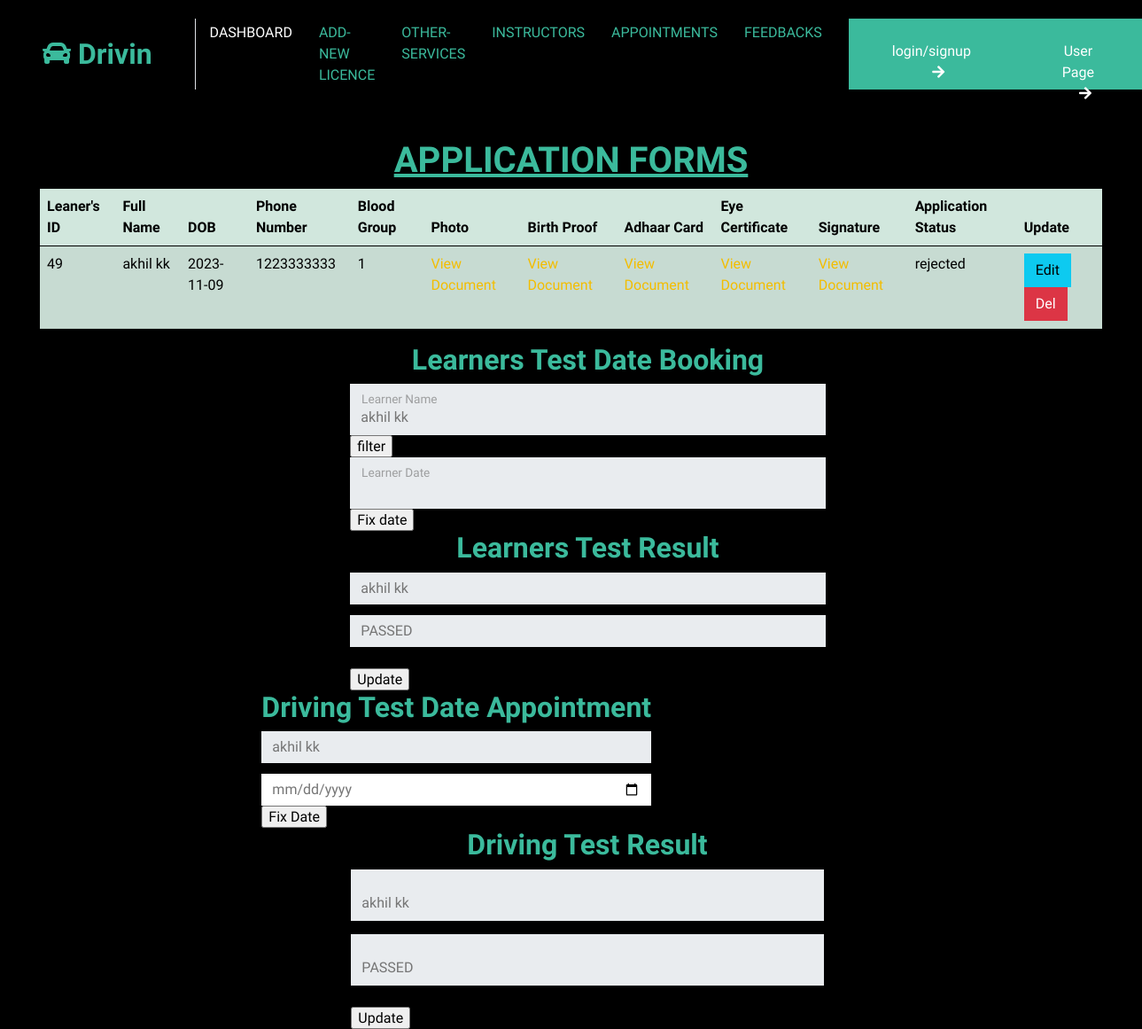
Page /add_new_license.php on the committed database.
### tables this page shows
CREATE TABLE `tbl_learners_details` (
  `user_id` int(11) NOT NULL,
  `learner_id` int(11) NOT NULL,
  `full_name` varchar(255) DEFAULT NULL,
  `dob` date DEFAULT NULL,
  `phone_number` varchar(20) DEFAULT NULL,
  `blood_group` varchar(5) DEFAULT NULL,
  `photo` varchar(500) DEFAULT NULL,
  `birth_proof` varchar(255) DEFAULT NULL,
  `aadhaar_card` varchar(255) DEFAULT NULL,
  `eye_cert` varchar(500) DEFAULT NULL,
  `signature` varchar(255) NOT NULL,
  `package_id` int(11) NOT NULL,
  `application_status` varchar(50) NOT NULL,
  `payment_status` varchar(255) NOT NULL,
  `date1` text NOT NULL,
  `date2` varchar(255) NOT NULL,
  `date3` varchar(255) NOT NULL,
  `choosed_date` varchar(255) NOT NULL,
  `test_status` varchar(255) NOT NULL,
  `dl_test` varchar(255) NOT NULL,
  `driving_test_status` varchar(255) NOT NULL,
  `learners_test_status` varchar(255) NOT NULL
);

### add_new_license.php (the view, shortened to what this page needs)
<?php
include('connection.php');
global $date1;
global $date2;
function fetchdata($conn, $tablename)
{
    $sql = "SELECT * FROM $tablename ORDER BY learner_id DESC";
    $result = $conn->query($sql);
    $data = array();
    if ($result->num_rows > 0) {
        while ($row = $result->fetch_assoc()) {
            $data[] = $row;
        }
    }
    return $data;
}
$learners = fetchdata($conn, 'tbl_learners_details');
function fetchTableData($conn, $tableName)
{
    $sql = "SELECT * FROM $tableName";
    $result = $conn->query($sql);
    $data = [];
    if ($result->num_rows > 0) {
        while ($row = $result->fetch_assoc()) {
            $data[] = $row;
        }
    }
    return $data;
}
$learners = fetchTableData($conn, 'tbl_learners_details');
?>
<!DOCTYPE html>
<html lang="en">
<head>
    <link href="https://cdnjs.cloudflare.com/ajax/libs/font-awesome/5.10.0/css/all.min.css" rel="stylesheet">
    <link href="https://cdn.jsdelivr.net/npm/bootstrap-icons@1.4.1/font/bootstrap-icons.css" rel="stylesheet">
    <link href="lib/animate/animate.min.css" rel="stylesheet">
    <link href="lib/owlcarousel/assets/owl.carousel.min.css" rel="stylesheet">
    <link href="css/bootstrap.min.css" rel="stylesheet">
    <link rel="stylesheet" href="css/style.css">
    <link rel="stylesheet" href="css/license.css">
</head>
<body style="background-color: #bebebe;">
    <?php include('admin_menu.php') ?>
    <center style=" margin-top: 35px;">
        <center>
            <h1><u>APPLICATION FORMS</u></h1>
        </center>
        <div class="table-responsive service-container2 ">
            <table class="col-* table table-success table-striped shadow-lg t-hover" style="width: 93%;">
                <thead>
                    <tr>
                        <th>Leaner's ID</th>
                        <th>Full Name</th>
                        <th>DOB</th>
                        <th>Phone Number</th>
                        <th>Blood Group</th>
                        <th>Photo</th>
                        <th>Birth Proof</th>
                        <th>Adhaar Card</th>
                        <th>Eye Certificate</th>
                        <th>Signature</th>
                        <th>Application Status</th>
                        <th>Update</th>
                    </tr>
                </thead>
                <tbody>
                    <?php foreach ($learners as $index => $leaner) : ?>
                        <tr class="table-row <?= $index % 2 === 0 ? 'even' : 'odd'; ?>">
                            <td><?= $leaner['learner_id']; ?></td>
                            <td><?= $leaner['full_name']; ?></td>
                            <td><?= $leaner['dob']; ?></td>
                            <td><?= $leaner['phone_number']; ?></td>
                            <td><?= $leaner['blood_group']; ?></td>
                            <td>
                                <a href="#" onclick="openDocumentPopup('<?= $leaner['photo']; ?>')">View Document</a>
                            </td>
                            <td><a href="#" onclick="openDocumentPopup('<?= $leaner['birth_proof']; ?>')">View Document</a></td>
                            <td><a href="#" onclick="openDocumentPopup('<?= $leaner['aadhaar_card']; ?>')">View Document</a></td>
                            <td><a href="#" onclick="openDocumentPopup('<?= $leaner['eye_cert']; ?>')">View Document</a></td>
                            <td><a href="#" onclick="openDocumentPopup('<?= $leaner['signature']; ?>')">View Document</a></td>
                            <td><?= $leaner['application_status']; ?></td>
                            <div class="d-flex">
                                <td class="wrapper">
                                    <a href="javascript:void(0);" class="btn btn-info" onclick="showEditForm(
        '<?= $leaner['learner_id']; ?>',
        '<?= $leaner['full_name']; ?>',
        '<?= $leaner['dob']; ?>',
        '<?= $leaner['phone_number']; ?>',
        '<?= $leaner['blood_group']; ?>',
        '<?= $leaner['application_status']; ?>'
    )">Edit</a>
                                    <a href="#" class="btn btn-danger" onclick="confirmDelete(<?= $leaner['learner_id']; ?>)">Del</a>
                                </td>
                            </div>
                        <?php endforeach; ?>
            </table>
        </div>
    </center>
    <div style="display: grid;justify-content: center;">
        <div style="width: 181%;margin-left: -101px;">
            <center>
                <h2>Learners Test Date Booking </h2>
            </center>
            <form action="<?php echo $_SERVER["PHP_SELF"] ?>" method="post">
                <div class="col-sm-12">
                    <div class="form-floating">
                        <select class="form-control border-0" name="learner_id" aria-label="Default select example">
                            <?php
                            foreach ($learners as $index => $learner) {
                                echo '<option value="' . $learner['learner_id'] . '">' . $learner['full_name'] . '</option>';
                            }
                            ?>
                        </select>
                        <label for="gmail">Learner Name</label>
                    </div>
                    <input type="submit" name="fetch_date" value="filter">
                </div>
                <div class="col-sm-12">
                    <div class="form-floating">
                        <select class="form-control border-0" name="date" aria-label="Default select example">
                            <option value="<?php echo $date1; ?>"><?php echo $date1; ?></option>
                            <option value="<?php echo $date2; ?>"><?php echo $date2; ?></option>
                        </select>
                        <label for="gmail">Learner Date</label>
                        <input type="submit" value="Fix date" name="choosed_date">
                    </div>
                </div>
            </form>
        </div>
        <div style="width: 181%;margin-left: -101px;">
            <div>
                <form action="<?php echo $_SERVER["PHP_SELF"] ?>" method="post">
                    <center>
                        <h2>Learners Test Result</h2>
                    </center>
                    <select class="form-control border-0" name="learner_id" aria-label="Default select example">
                        <?php
                        foreach ($learners as $index => $learner) {
                            echo '<option value="' . $learner['learner_id'] . '">' . $learner['full_name'] . '</option>';
                        }
                        ?>
                    </select>
                    <select class="form-control border-0" style="margin-top: 12px;" name="statusf" id="status" required>
                        <option value="PASSED" selected>PASSED</option>
                    </select><br>
                    <input type="submit" name="exam_status" value="Update">
                </form>
            </div>
            <div style="width: 180%;margin-left: -100px;">
                <div class="d-flex">
                    <form action="<?php echo $_SERVER["PHP_SELF"] ?>" method="post">
                        <center>
                            <h2>Driving Test Date Appointment </h2>
                        </center>
                        <select class="form-control border-0" name="learner_id" aria-label="Default select example">
                            <?php
                            foreach ($learners as $index => $learner) {
                                echo '<option value="' . $learner['learner_id'] . '">' . $learner['full_name'] . '</option>';
                            }
                            ?>
                        </select>
                        <input type="date" class="form-control border-0" style="margin-top: 12px;" name="test_date" id="">
                        <input type="submit" name="fix_date" value="Fix Date">
                    </form>
                </div>
            </div>
        </div>
        <div style="width: 180%;margin-left: -100px;">
            <form action="<?php echo $_SERVER["PHP_SELF"] ?>" method="post">
                <center>
                    <h2>Driving Test Result </h2>
                </center>
                <div class="form-floating">
                    <select class="form-control border-0" name="learner_id" aria-label="Default select example">
                        <?php
                        foreach ($learners as $index => $learner) {
                            echo '<option value="' . $learner['learner_id'] . '">' . $learner['full_name'] . '</option>';
                        }
                        ?>
                    </select>
                    <select style="margin-top: 15px;" class="form-control border-0" name="statusd" id="status" required>
                        <option value="PASSED" selected>PASSED</option>
                    </select><br>
                    <input type="submit" name="driving_date" value="Update">
                </div>
            </form>
        </div>
    </div>
</body>
</html>

### css/style.css (style rules this page uses)
:root { --primary: #F3BD00; --secondary: #757575; --light: #F3F6F8; --dark: #0C2B4B; }
.btn { font-weight: 500; transition: .5s; }

### rows in the picture
tbl_learners_details: learner_id "49", full_name "akhil kk", dob "2023-11-09", phone_number "1223333333", blood_group "1", application_status "rejected"

### other values in the picture
form field learner_id "akhil kk"
